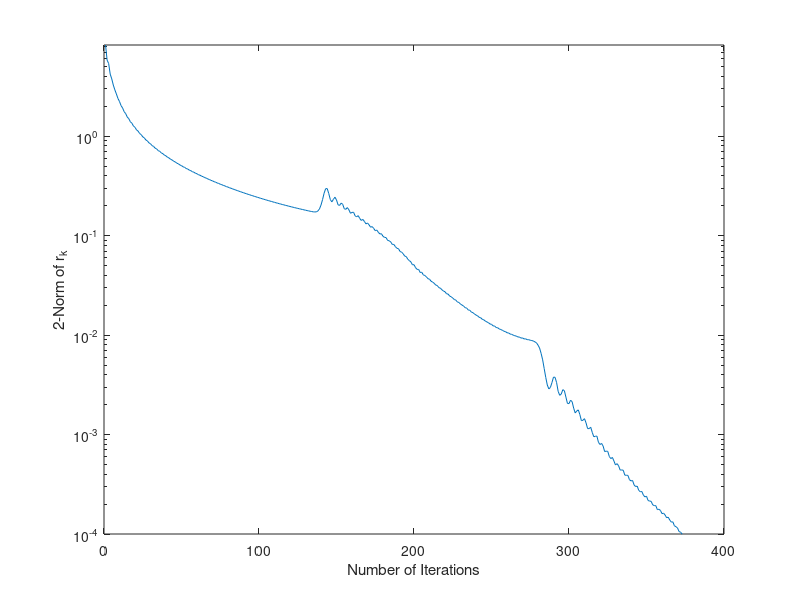

Source code (MATLAB):
load n_200

n = 200;

x = zeros(n*n, 1); % 初期状態の設定

maxit = 2000; % 最大反復回数
tol = 1e-04; % 判定条件

r = b - A*x;
p = r;
t = 0;
t2 = 0;
for i = 1:maxit
    v = 0;
    Ap = A*p;
    alpha = dot(p,r)/dot(p,Ap);
    x = x + alpha*p;
    r = r - alpha*Ap;
    beta = -dot(r,Ap)/dot(p,Ap);
    p = r + beta*p;
    v = norm(r);
    t(i) = v;
    t2(i) = i;
    if v < tol
        break;
    end
end
t2
semilogy(t)
ylim([tol inf])
xlabel('Number of Iterations')
ylabel('2-Norm of r_k')

